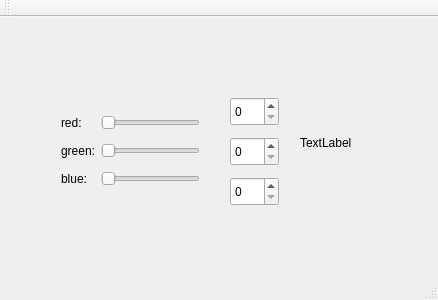
<?xml version="1.0" encoding="UTF-8"?>
<ui version="4.0">
 <class>MainWindow</class>
 <widget class="QMainWindow" name="MainWindow">
  <property name="geometry">
   <rect>
    <x>0</x>
    <y>0</y>
    <width>438</width>
    <height>300</height>
   </rect>
  </property>
  <property name="windowTitle">
   <string>MainWindow</string>
  </property>
  <widget class="QWidget" name="centralWidget">
   <widget class="QWidget" name="gridLayoutWidget">
    <property name="geometry">
     <rect>
      <x>50</x>
      <y>80</y>
      <width>161</width>
      <height>109</height>
     </rect>
    </property>
    <layout class="QGridLayout" name="gridLayout">
     <item row="1" column="1">
      <widget class="QSlider" name="horizontalSliderRed">
       <property name="orientation">
        <enum>Qt::Horizontal</enum>
       </property>
      </widget>
     </item>
     <item row="3" column="0">
      <widget class="QLabel" name="labelBlue">
       <property name="text">
        <string>blue:</string>
       </property>
      </widget>
     </item>
     <item row="1" column="0">
      <widget class="QLabel" name="labelRed">
       <property name="text">
        <string>red:</string>
       </property>
      </widget>
     </item>
     <item row="3" column="1">
      <widget class="QSlider" name="horizontalSliderBlue">
       <property name="orientation">
        <enum>Qt::Horizontal</enum>
       </property>
      </widget>
     </item>
     <item row="2" column="1">
      <widget class="QSlider" name="horizontalSliderGreen">
       <property name="orientation">
        <enum>Qt::Horizontal</enum>
       </property>
      </widget>
     </item>
     <item row="2" column="0">
      <widget class="QLabel" name="labelGreen">
       <property name="text">
        <string>green:</string>
       </property>
      </widget>
     </item>
    </layout>
   </widget>
   <widget class="QLabel" name="colorLabel">
    <property name="geometry">
     <rect>
      <x>300</x>
      <y>100</y>
      <width>62</width>
      <height>51</height>
     </rect>
    </property>
    <property name="text">
     <string>TextLabel</string>
    </property>
   </widget>
   <widget class="QSpinBox" name="spinBoxRed">
    <property name="geometry">
     <rect>
      <x>230</x>
      <y>80</y>
      <width>49</width>
      <height>29</height>
     </rect>
    </property>
   </widget>
   <widget class="QSpinBox" name="spinBoxGreen">
    <property name="geometry">
     <rect>
      <x>230</x>
      <y>120</y>
      <width>49</width>
      <height>29</height>
     </rect>
    </property>
   </widget>
   <widget class="QSpinBox" name="spinBoxBlue">
    <property name="geometry">
     <rect>
      <x>230</x>
      <y>160</y>
      <width>49</width>
      <height>29</height>
     </rect>
    </property>
   </widget>
  </widget>
  <widget class="QMenuBar" name="menuBar">
   <property name="geometry">
    <rect>
     <x>0</x>
     <y>0</y>
     <width>438</width>
     <height>25</height>
    </rect>
   </property>
  </widget>
  <widget class="QToolBar" name="mainToolBar">
   <attribute name="toolBarArea">
    <enum>TopToolBarArea</enum>
   </attribute>
   <attribute name="toolBarBreak">
    <bool>false</bool>
   </attribute>
  </widget>
  <widget class="QStatusBar" name="statusBar"/>
 </widget>
 <layoutdefault spacing="6" margin="11"/>
 <resources/>
 <connections>
  <connection>
   <sender>spinBoxRed</sender>
   <signal>valueChanged(int)</signal>
   <receiver>horizontalSliderRed</receiver>
   <slot>setValue(int)</slot>
   <hints>
    <hint type="sourcelabel">
     <x>244</x>
     <y>137</y>
    </hint>
    <hint type="destinationlabel">
     <x>205</x>
     <y>138</y>
    </hint>
   </hints>
  </connection>
  <connection>
   <sender>horizontalSliderRed</sender>
   <signal>valueChanged(int)</signal>
   <receiver>spinBoxRed</receiver>
   <slot>setValue(int)</slot>
   <hints>
    <hint type="sourcelabel">
     <x>112</x>
     <y>137</y>
    </hint>
    <hint type="destinationlabel">
     <x>246</x>
     <y>125</y>
    </hint>
   </hints>
  </connection>
  <connection>
   <sender>horizontalSliderGreen</sender>
   <signal>valueChanged(int)</signal>
   <receiver>spinBoxGreen</receiver>
   <slot>setValue(int)</slot>
   <hints>
    <hint type="sourcelabel">
     <x>182</x>
     <y>171</y>
    </hint>
    <hint type="destinationlabel">
     <x>236</x>
     <y>176</y>
    </hint>
   </hints>
  </connection>
  <connection>
   <sender>spinBoxGreen</sender>
   <signal>valueChanged(int)</signal>
   <receiver>horizontalSliderGreen</receiver>
   <slot>setValue(int)</slot>
   <hints>
    <hint type="sourcelabel">
     <x>264</x>
     <y>180</y>
    </hint>
    <hint type="destinationlabel">
     <x>178</x>
     <y>179</y>
    </hint>
   </hints>
  </connection>
  <connection>
   <sender>horizontalSliderBlue</sender>
   <signal>valueChanged(int)</signal>
   <receiver>spinBoxBlue</receiver>
   <slot>setValue(int)</slot>
   <hints>
    <hint type="sourcelabel">
     <x>184</x>
     <y>208</y>
    </hint>
    <hint type="destinationlabel">
     <x>240</x>
     <y>214</y>
    </hint>
   </hints>
  </connection>
  <connection>
   <sender>spinBoxBlue</sender>
   <signal>valueChanged(int)</signal>
   <receiver>horizontalSliderBlue</receiver>
   <slot>setValue(int)</slot>
   <hints>
    <hint type="sourcelabel">
     <x>252</x>
     <y>227</y>
    </hint>
    <hint type="destinationlabel">
     <x>159</x>
     <y>211</y>
    </hint>
   </hints>
  </connection>
 </connections>
</ui>
